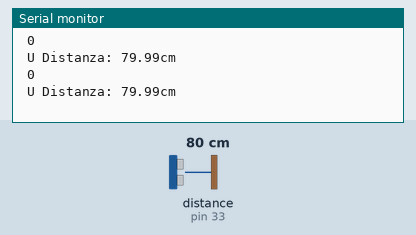
A sketch run on a simulated Arduino Mega 2560, built with avr-gcc and run on an emulated ATmega2560. On the bench: the last lines printed to the serial monitor. The test bench sets the inputs (shaded band); at power-on: distance to the obstacle (sensor on pin 33) 80 cm. The echo pulse lasts 58.3 µs per cm.

Above: at 1.8 s.
1.9 s: distance to the obstacle (sensor on pin 33) set to 2 cm
At 2.5 s:
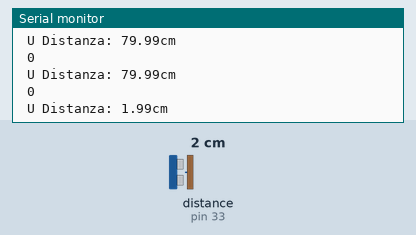
3.4 s: distance to the obstacle (sensor on pin 33) set to 4 cm
At 4.8 s:
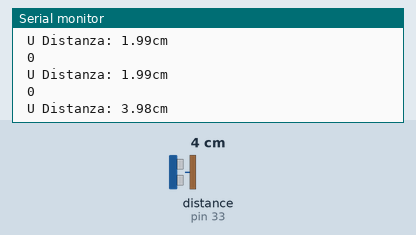
Timing chart, 0 to 6.4 s (numbered marks = the images above; inputs shaded):
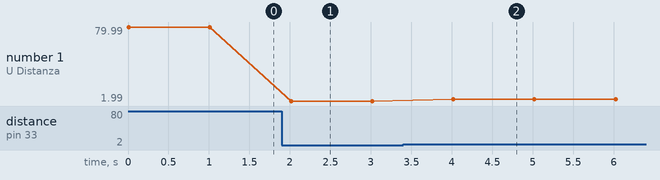

Measured:
- after the input at 1.9 s, the serial monitor: prints a new line after 0.12 s (image 1)
- after the input at 3.4 s, the serial monitor: prints a new line after 0.62 s (image 2)
- plotted number 1: 79.99 → 1.99 after the input at 1.9 s, 1.99 → 3.98 after the input at 3.4 s

The sketch:

DistanceTest.ino
```cpp
#include <NewPing.h>

// COSTANTI PINS
const int DX_FORWARD = 5, DX_BACKWARD = 4, DX_FORWARD_EN = 27, DX_BACKWARD_EN = 26;   // Motore DX
const int SX_FORWARD = 7, SX_BACKWARD = 6, SX_FORWARD_EN = 22, SX_BACKWARD_EN = 23;   // Motore SX

const int BUMPERS = 3;                  // pin dei bumpers
const int BUTTONS = 2;                  // pin dei bottoni
const int EMERGENCY_PIN;                // pin di emergenza
const int ARDUINO_EMERGENCIES = 8;      // pin per le emergenze degli altri Arduino

const int KEY = 9;                      // pin della chiave
const int START_FROM_APP;               // pin collegato all'app per l'accensione
const int COMMUNICATION_PIN;            // pin per la rispota ai messaggi

// SENSORI PROSSIMITA'
// frontale
const int TRIG_PIN_U = 32;
const int ECHO_PIN_U = 33;
const int SENSOR_U_INDEX = 0;
// frontale destro
const int TRIG_PIN_UR = 34;
const int ECHO_PIN_UR = 35;
const int SENSOR_UR_INDEX = 1;
// frontale sinistro
const int TRIG_PIN_UL = 36;
const int ECHO_PIN_UL = 37;
const int SENSOR_UL_INDEX = 2;

// posteriore
const int TRIG_PIN_D = 38;
const int ECHO_PIN_D = 39;
const int SENSOR_D_INDEX = 3;
// posteriore destro
const int TRIG_PIN_DR = 40;
const int ECHO_PIN_DR = 41;
const int SENSOR_DR_INDEX = 4;
// posteriore sinistro
const int TRIG_PIN_DL = 42;
const int ECHO_PIN_DL = 43;
const int SENSOR_DL_INDEX = 5;

// COSTANTI
const int SENSORS_NUMBER = 6;
const int MAX_DISTANCE = 200;
const int INTERVAL = 1000;
const int SONAR_INTERVAL = 50;

const int MAX_SPEED = 150;
const int MIN_SPEED = -100;
const int SPEED_GAIN = 2;
const int LOW_SPEED = 35;   //da testare

const int TANGO_SIZE = 20;
const int EMERGENCY_DISTANCE = 40;
const int SECURITY_DISTANCE = 60;
const float SPEED_OF_SOUND = 0.0343;

// VARIABILI
unsigned long startTime;
unsigned long currentTime;
unsigned long commTime;

int speed = 0;
int movementInt = 0;
int brakingTime = 0;
int sensorIndex = 0;

bool emergency = true;
bool forwardDir = true;
bool isRotating = false;

String serialString = "";

// Array inizializzazione sensori di prossimità
NewPing sonar[SENSORS_NUMBER] = {
    NewPing(TRIG_PIN_U, ECHO_PIN_U, MAX_DISTANCE),      // sensore frontale
    NewPing(TRIG_PIN_UR, ECHO_PIN_UR, MAX_DISTANCE),    // sensore frontale destro
    NewPing(TRIG_PIN_UL, ECHO_PIN_UL, MAX_DISTANCE),    // sensore frontale sinistro
    NewPing(TRIG_PIN_D, ECHO_PIN_D, MAX_DISTANCE),      // sensore posteriore
    NewPing(TRIG_PIN_DR, ECHO_PIN_DR, MAX_DISTANCE),    // sensore posteriore destro
    NewPing(TRIG_PIN_DL, ECHO_PIN_DL, MAX_DISTANCE)     // sensore posteriore sinistro
};


void setup() {
    Serial.begin(9600);
    //Serial1.begin(9600);    // collegamento all'arduino di comunicazione

    startTime = millis();
    /*
    pinMode(DX_FORWARD, OUTPUT);
    pinMode(DX_BACKWARD, OUTPUT);
    pinMode(DX_FORWARD_EN, OUTPUT);
    pinMode(DX_BACKWARD_EN, OUTPUT);

    pinMode(SX_FORWARD, OUTPUT);
    pinMode(SX_BACKWARD, OUTPUT);
    pinMode(SX_FORWARD_EN, OUTPUT);
    pinMode(SX_BACKWARD_EN, OUTPUT);

    pinMode(EMERGENCY_PIN, OUTPUT);
    pinMode(COMMUNICATION_PIN, OUTPUT);

    pinMode(KEY, INPUT_PULLUP);

    pinMode(BUTTONS, INPUT_PULLUP);         // emergenza bottoni
    pinMode(BUMPERS, INPUT_PULLUP);         // emergenza bumper
    pinMode(ARDUINO_EMERGENCIES, INPUT);    // emergenza arduino
    */
    pinMode(TRIG_PIN_U, OUTPUT);
    pinMode(ECHO_PIN_U, INPUT);

    pinMode(TRIG_PIN_UR, OUTPUT);
    pinMode(ECHO_PIN_UR, INPUT);

    pinMode(TRIG_PIN_UL, OUTPUT);
    pinMode(ECHO_PIN_UL, INPUT);

    pinMode(TRIG_PIN_D, OUTPUT);
    pinMode(ECHO_PIN_D, INPUT);

    pinMode(TRIG_PIN_DR, OUTPUT);
    pinMode(ECHO_PIN_DR, INPUT);

    pinMode(TRIG_PIN_DL, OUTPUT);
    pinMode(ECHO_PIN_DL, INPUT);
}


void loop() {

    currentTime = millis();

    Serial.print("\n 0 ");
    measureDistance(0);
    delay(1000);
    //Serial.print("\n 1 ");
    //measureDistance(1);
    //delay(1000);
    Serial.print("\n");
    /*
    for (int i = 0; i < 1; i++)
    {
        measureDistance(i);
    }
    */
    //distanceManagement();

}

// MISURA DISTANZA
///////////////////////////////////////////////////////////////////////////////
// funzioni per la gestione della distanza
void measureDistance(int sonarNum) {

    float distance = (sonar[sonarNum].ping() / 2) * SPEED_OF_SOUND;
    Serial.print(printDistance(distance)); //DEBUG da cancellare

    if (distance < TANGO_SIZE) return;

    if (distance < (EMERGENCY_DISTANCE + TANGO_SIZE) && (speed > LOW_SPEED || speed < -LOW_SPEED)) emergency = true;

}

//funzione di debug
String printDistance(float distance) {

    if (sensorIndex == SENSOR_U_INDEX)  Serial.print("\n U ");
    if (sensorIndex == SENSOR_UR_INDEX) Serial.print("\n UR ");
    if (sensorIndex == SENSOR_UL_INDEX) Serial.print("\n UL ");
    if (sensorIndex == SENSOR_D_INDEX)  Serial.print("\n D ");
    if (sensorIndex == SENSOR_DR_INDEX) Serial.print("\n DR ");
    if (sensorIndex == SENSOR_DL_INDEX) Serial.print("\n DL ");

    return String("Distanza: " + (String)distance +"cm");

}

//founzione per la gestione dei sensori a ultrasuoni
void distanceManagement() {

    // ciclo non bloccante ogni 50 ms + 450 a fini di debug
    if (currentTime - startTime >= SONAR_INTERVAL + 450){

        // rotazione su se stesso
        if (isRotating) {

            if (sensorIndex < SENSORS_NUMBER) {

                measureDistance(sensorIndex);
                sensorIndex++;

            } else {
                sensorIndex = 0;
            }
        // movimento in avanti
        } else if (forwardDir) {

            switch (sensorIndex)
            {
            case SENSOR_U_INDEX:

                measureDistance(sensorIndex);
                sensorIndex = SENSOR_UR_INDEX;
                break;

            case SENSOR_UR_INDEX:

                measureDistance(sensorIndex);
                sensorIndex = SENSOR_UL_INDEX;
                break;

            case SENSOR_UL_INDEX:

                measureDistance(sensorIndex);
                sensorIndex = SENSOR_U_INDEX;
                break;

            default:
                sensorIndex = SENSOR_U_INDEX;
                break;
            }
        // retromarcia
        } else if (!forwardDir) {

            switch (sensorIndex)
            {
            case SENSOR_D_INDEX:

                measureDistance(sensorIndex);
                sensorIndex = SENSOR_DR_INDEX;
                break;

            case SENSOR_DR_INDEX:

                measureDistance(sensorIndex);
                sensorIndex = SENSOR_DL_INDEX;
                break;

            case SENSOR_DL_INDEX:

                measureDistance(sensorIndex);
                sensorIndex = SENSOR_D_INDEX;
                break;

            default:
                sensorIndex = SENSOR_D_INDEX;
                break;
            }
        }

        startTime = currentTime;    //set del tempo per ciclo successivo
    }
}
```
